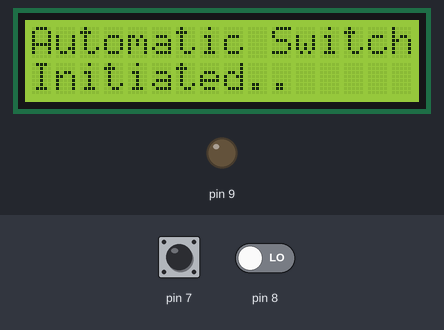
Bench run of a sketch on a simulated Arduino Uno, built with avr-gcc and run on an emulated ATmega328P. On the bench: 16×2 character LCD, output pins drawn as LEDs (lit = HIGH). The test bench sets the inputs (shaded band); at power-on: pin 7 HIGH, pin 8 LOW. What the sketch prints to the serial monitor is not drawn.

Above: at 1.1 s.
At 3.2 s:
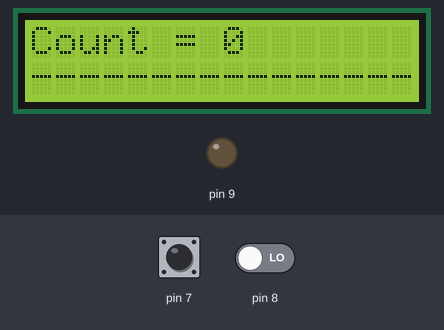
3.3 s: pin 7 pulsed LOW 2 times (0.12 s each, 0.3 s apart)
5.4 s: pin 8 driven HIGH
At 5.8 s:
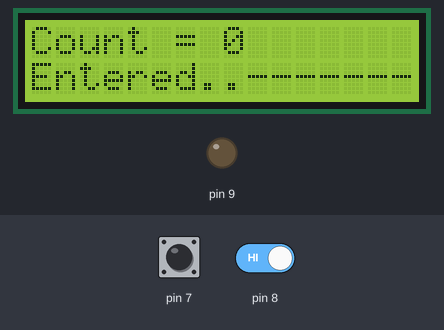
At 6.3 s:
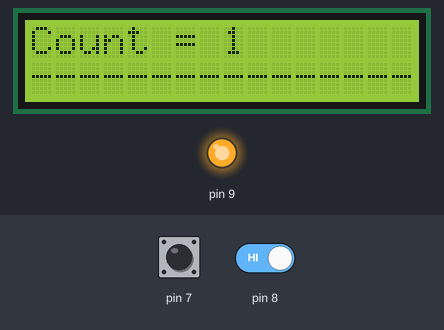
Timing chart, 0 to 8.4 s (numbered marks = the images above; inputs shaded):
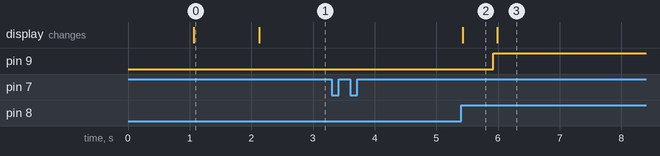

The sketch:

Final.ino
```cpp
#include <LiquidCrystal.h>
const int rs = 12, en = 11, d4 = 5, d5 = 4, d6 = 3, d7 = 2;
LiquidCrystal lcd(rs, en, d4, d5, d6, d7);
int ir1,ir2;
int counter=0;
int count=0;
void setup() {
  // set up the LCD's number of columns and rows:
  lcd.begin(16, 2);
  // Print a message to the LCD.
  lcd.print("Automatic Switch..");
  lcd.setCursor(0, 1);
  delay(1000);
  lcd.print("Initiated..");
  delay(1000);
  Serial.begin(9600);
  pinMode(7,INPUT);
  pinMode(8,INPUT);
  pinMode(9,OUTPUT);
  Serial.println("Started");
}

void loop() {
  // set the cursor to column 0, line 1
  // (note: line 1 is the second row, since counting begins with 0):
  lcd.begin(16, 2);
  lcd.setCursor(0, 0);
  lcd.print("Count = ");
  lcd.print(counter);
  lcd.setCursor(0, 1);
  // print the number of seconds since reset:
  lcd.print("----------------");
  count++;
  Serial.println("Program Counter = ");
  Serial.print(count);
  for(;;)
  {
    ir1=digitalRead(7);
    ir2=digitalRead(8);
    if(ir1==LOW&&ir2==LOW)
      break;
  }
  for(;;)
  {
    ir1=digitalRead(7);
    ir2=digitalRead(8);
    if(ir1==HIGH||ir2==HIGH)
      break;
  }
  ir1=digitalRead(7);
  ir2=digitalRead(8);
  if(ir1==HIGH)
   {
    for(int i=0;i<150;i++)
    {
      Serial.println(i);
      ir2=digitalRead(8);
      if(ir2==HIGH)
      {
        Serial.println("Entered");
        counter++;
        lcd.setCursor(0, 1);
        lcd.print("Entered..");
        delay(500);
        Serial.println(counter);
        break;
      }
      Serial.println("Not Entered");
    }
   }
   else if(ir2==HIGH)
   {
    for(int i=0;i<150;i++)
    {
      Serial.println(i);
      ir1=digitalRead(7);
      if(ir1==HIGH)
      {
        Serial.println("Exited");
        counter--;
        lcd.setCursor(0, 1);
        lcd.print("Exited..");
        delay(500);
        Serial.println(counter);
        break;
      }
      Serial.println("Not Exited");
    }
   }
   if(counter>=1)
   {
    digitalWrite(9,HIGH);
    Serial.println("RElay Closed");
   }
   else
   {
    digitalWrite(9,LOW);
    Serial.println("Relay Open");
    counter=0;
   }
   Serial.println("Final Counter = ");
   Serial.println(counter);
}
```

Measured:
- after the input at 3.3 s, every drawn part: stays the same
- after the input at 5.4 s, pin 9: LOW → HIGH after 0.53 s; the display: changes at once (image 2)
- what the display in image 0 shows lasts 1.0 s, from 1.1 s to 2.1 s
- what the display in image 2 shows lasts 0.6 s, from 5.4 s to 6.0 s
